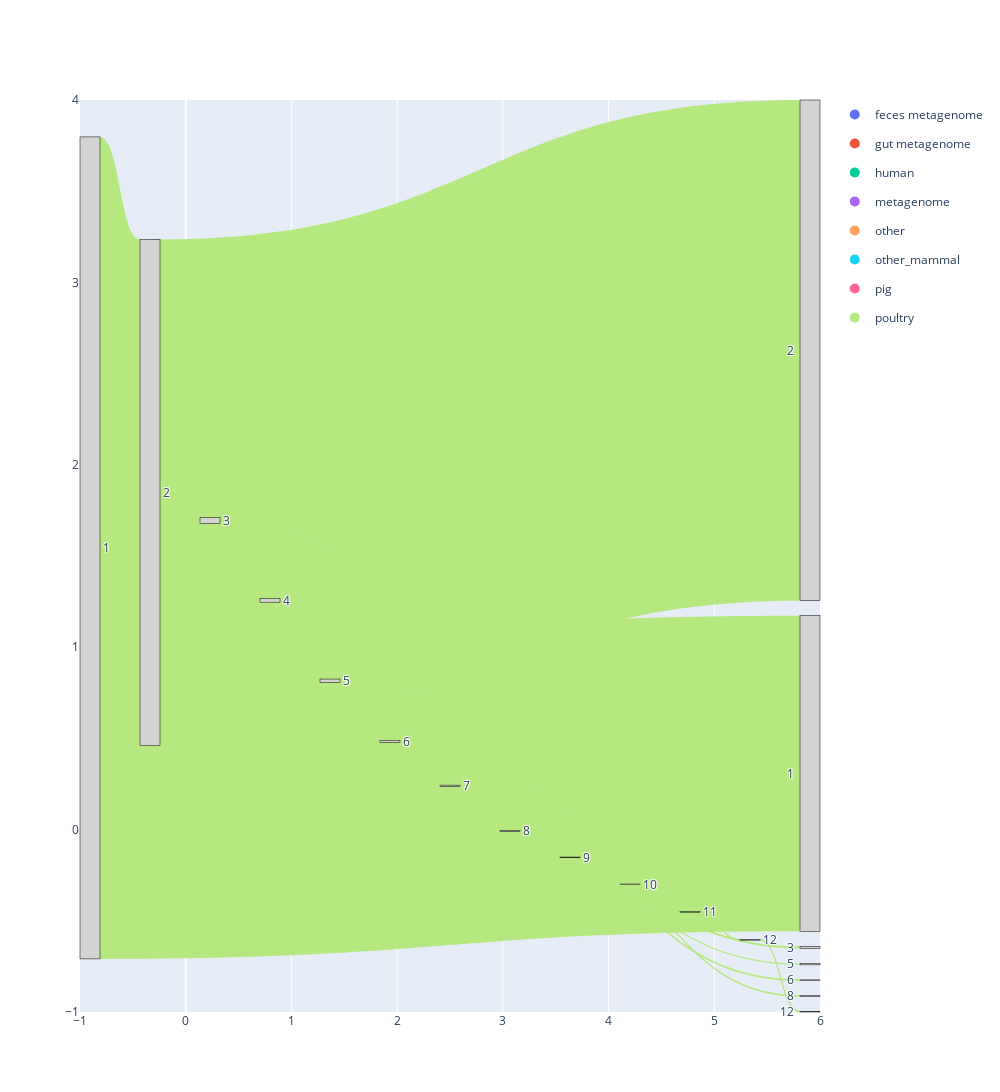

Notebook code cell kept with this figure:
### Code cell
# 3. Build Sankey Links with Color Data
# We create a separate link for each biome at each step to color them individually.
links_data = []

for index, row in df_grouped.iterrows():
    biome = row['broad_cat']
    biome_color = biome_colors[biome]

    for i in range(1, 15):
        source_node = f'{i}'
        
        # Add the drop-off link for this biome
        drop_off_value = row[str(i)]
        if drop_off_value > 0:
            links_data.append({
                'source': source_node,
                'target': f'{i} ',
                'value': drop_off_value,
                'color': biome_color
            })
        
        # Add the continuation link for this biome
        if i < 14:
            continuation_value = df_cumulative.loc[index, str(i + 1)]
            if continuation_value > 0:
                links_data.append({
                    'source': source_node,
                    'target': f'{i + 1}',
                    'value': continuation_value,
                    'color': biome_color
                })

df_sankey = pd.DataFrame(links_data)

# 4. Create the Sankey Diagram with Colored Links
# Get unique labels from the source and target columns
all_labels = sorted(list(pd.unique(df_sankey[['source', 'target']].values.ravel('K'))))

# Map labels to integer indices
label_map = {label: i for i, label in enumerate(all_labels)}
df_sankey['source_id'] = df_sankey['source'].map(label_map)
df_sankey['target_id'] = df_sankey['target'].map(label_map)

fig = go.Figure(data=[go.Sankey(
    arrangement='snap', # Snap nodes to vertical positions
    node=dict(
      pad=15,
      thickness=20,
      line=dict(color="black", width=0.5),
      label=all_labels,
      color="lightgray"  # All nodes are a neutral color
    ),
    link=dict(
      source=df_sankey['source_id'],
      target=df_sankey['target_id'],
      value=df_sankey['value'],
      color=df_sankey['color']  # KEY CHANGE: Apply colors to the links
  ))])

for biome, color in biome_colors.items():
    fig.add_trace(go.Scatter(
        x=[None], y=[None], # Invisible coordinates
        mode='markers',
        marker=dict(size=10, color=color),
        legendgroup=biome,
        showlegend=True,
        name=biome
    ))
fig.update_layout( 
    font_size=12,
    width=1000,  # Set plot width
    height=1200   # Set plot height
)
fig.show()

### Figure 1 — Plotly figure (JSON) as saved in the notebook; plotly's stock layout.template omitted (floating-point values rounded to 4 significant figures)
{"data": [{"arrangement": "snap", "link": {"color": ["#B6E880", "#B6E880", "#B6E880", "#B6E880", "#B6E880", "#B6E880", "#B6E880", "#B6E880", "#B6E880", "#B6E880", "#B6E880", "#B6E880", "#B6E880", "#B6E880", "#B6E880", "#B6E880", "#B6E880", "#B6E880"], "source": [0, 0, 6, 6, 8, 8, 10, 11, 11, 13, 13, 15, 16, 16, 18, 2, 3, 4], "target": [1, 6, 7, 8, 9, 10, 11, 12, 13, 14, 15, 16, 17, 18, 2, 3, 4, 5], "value": [445, 714, 706, 8, 3, 5, 5, 2, 3, 1, 2, 2, 1, 1, 1, 1, 1, 1]}, "node": {"color": "lightgray", "label": ["1", "1 ", "10", "11", "12", "12 ", "2", "2 ", "3", "3 ", "4", "5", "5 ", "6", "6 ", "7", "8", "8 ", "9"], "line": {"color": "black", "width": 0.5}, "pad": 15, "thickness": 20}, "type": "sankey"}, {"legendgroup": "feces metagenome", "marker": {"color": "#636EFA", "size": 10}, "mode": "markers", "name": "feces metagenome", "showlegend": true, "type": "scatter", "x": [null], "y": [null]}, {"legendgroup": "gut metagenome", "marker": {"color": "#EF553B", "size": 10}, "mode": "markers", "name": "gut metagenome", "showlegend": true, "type": "scatter", "x": [null], "y": [null]}, {"legendgroup": "human", "marker": {"color": "#00CC96", "size": 10}, "mode": "markers", "name": "human", "showlegend": true, "type": "scatter", "x": [null], "y": [null]}, {"legendgroup": "metagenome", "marker": {"color": "#AB63FA", "size": 10}, "mode": "markers", "name": "metagenome", "showlegend": true, "type": "scatter", "x": [null], "y": [null]}, {"legendgroup": "other", "marker": {"color": "#FFA15A", "size": 10}, "mode": "markers", "name": "other", "showlegend": true, "type": "scatter", "x": [null], "y": [null]}, {"legendgroup": "other_mammal", "marker": {"color": "#19D3F3", "size": 10}, "mode": "markers", "name": "other_mammal", "showlegend": true, "type": "scatter", "x": [null], "y": [null]}, {"legendgroup": "pig", "marker": {"color": "#FF6692", "size": 10}, "mode": "markers", "name": "pig", "showlegend": true, "type": "scatter", "x": [null], "y": [null]}, {"legendgroup": "poultry", "marker": {"color": "#B6E880", "size": 10}, "mode": "markers", "name": "poultry", "showlegend": true, "type": "scatter", "x": [null], "y": [null]}], "layout": {"font": {"size": 12}, "height": 1200, "width": 1000}}
